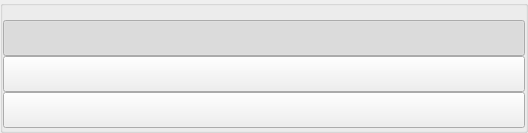
<?xml version="1.0" encoding="UTF-8"?>
<ui version="4.0">
 <class>LockUnlock</class>
 <widget class="QWidget" name="LockUnlock">
  <property name="geometry">
   <rect>
    <x>0</x>
    <y>0</y>
    <width>528</width>
    <height>133</height>
   </rect>
  </property>
  <property name="windowTitle">
   <string>Form</string>
  </property>
  <layout class="QHBoxLayout" name="horizontalLayout_3">
   <property name="spacing">
    <number>0</number>
   </property>
   <property name="leftMargin">
    <number>0</number>
   </property>
   <property name="topMargin">
    <number>0</number>
   </property>
   <property name="rightMargin">
    <number>0</number>
   </property>
   <property name="bottomMargin">
    <number>0</number>
   </property>
   <item>
    <widget class="QWidget" name="container" native="true">
     <layout class="QVBoxLayout" name="verticalLayout_2">
      <property name="spacing">
       <number>0</number>
      </property>
      <property name="leftMargin">
       <number>0</number>
      </property>
      <property name="topMargin">
       <number>0</number>
      </property>
      <property name="rightMargin">
       <number>0</number>
      </property>
      <property name="bottomMargin">
       <number>0</number>
      </property>
      <item>
       <widget class="QGroupBox" name="groupBox">
        <property name="styleSheet">
         <string notr="true"/>
        </property>
        <layout class="QVBoxLayout" name="verticalLayout">
         <property name="spacing">
          <number>0</number>
         </property>
         <property name="leftMargin">
          <number>0</number>
         </property>
         <property name="topMargin">
          <number>0</number>
         </property>
         <property name="rightMargin">
          <number>0</number>
         </property>
         <property name="bottomMargin">
          <number>0</number>
         </property>
         <item>
          <spacer name="verticalSpacer">
           <property name="orientation">
            <enum>Qt::Vertical</enum>
           </property>
           <property name="sizeHint" stdset="0">
            <size>
             <width>20</width>
             <height>2</height>
            </size>
           </property>
          </spacer>
         </item>
         <item>
          <layout class="QHBoxLayout" name="horizontalLayout_2">
           <item>
            <widget class="QPushButton" name="pushButtonUnlocked">
             <property name="minimumSize">
              <size>
               <width>36</width>
               <height>36</height>
              </size>
             </property>
             <property name="maximumSize">
              <size>
               <width>16777215</width>
               <height>36</height>
              </size>
             </property>
             <property name="text">
              <string/>
             </property>
             <property name="checkable">
              <bool>true</bool>
             </property>
             <property name="checked">
              <bool>true</bool>
             </property>
             <property name="autoExclusive">
              <bool>true</bool>
             </property>
            </widget>
           </item>
          </layout>
         </item>
         <item>
          <layout class="QHBoxLayout" name="horizontalLayout_3">
           <item>
            <widget class="QPushButton" name="pushButtonLocked">
             <property name="minimumSize">
              <size>
               <width>36</width>
               <height>36</height>
              </size>
             </property>
             <property name="maximumSize">
              <size>
               <width>16777215</width>
               <height>36</height>
              </size>
             </property>
             <property name="text">
              <string/>
             </property>
             <property name="checkable">
              <bool>true</bool>
             </property>
             <property name="autoExclusive">
              <bool>true</bool>
             </property>
            </widget>
           </item>
          </layout>
         </item>
         <item>
          <layout class="QHBoxLayout" name="horizontalLayout">
           <item>
            <widget class="QPushButton" name="pushButtonStaking">
             <property name="minimumSize">
              <size>
               <width>36</width>
               <height>36</height>
              </size>
             </property>
             <property name="maximumSize">
              <size>
               <width>16777215</width>
               <height>36</height>
              </size>
             </property>
             <property name="text">
              <string/>
             </property>
             <property name="checkable">
              <bool>true</bool>
             </property>
             <property name="autoExclusive">
              <bool>true</bool>
             </property>
            </widget>
           </item>
          </layout>
         </item>
         <item>
          <spacer name="verticalSpacer_2">
           <property name="orientation">
            <enum>Qt::Vertical</enum>
           </property>
           <property name="sizeType">
            <enum>QSizePolicy::Minimum</enum>
           </property>
           <property name="sizeHint" stdset="0">
            <size>
             <width>20</width>
             <height>2</height>
            </size>
           </property>
          </spacer>
         </item>
        </layout>
       </widget>
      </item>
     </layout>
    </widget>
   </item>
  </layout>
 </widget>
 <resources/>
 <connections/>
</ui>
